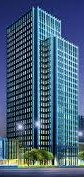
#> input picture Day-3/building-Zoom in.jpg, 84 x 177 px
$ python Brute_Force.py
#> lines starting #> are read from the running program, lines starting #| are printed output that depends on the picture
import cv2
import matplotlib.pyplot as plt

img1 = cv2.imread("building-Zoom in.jpg")
#> img1 is the input picture: shape (177, 84, 3); mean B, G, R 120.1, 95.2, 68.9
img2 = cv2.imread("building-Zoom Out.jpg")
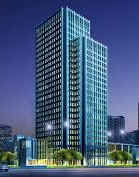
#> input picture Day-3/building-Zoom Out.jpg, 139 x 177 px
#> img2 is the input picture: shape (177, 139, 3); mean B, G, R 124.2, 90.3, 69.4

#ORB Keypoint Extractor
orb = cv2.ORB_create()
kp1,des1 = orb.detectAndCompute(img1,None)
#> kp1 = 193 keypoints; strongest (x, y, size): (41, 134, 31), (41, 132, 31), (41, 142, 31), (39, 132, 31)
kp2,des2 = orb.detectAndCompute(img2,None)
#> kp2 = 284 keypoints; strongest (x, y, size): (70, 137, 31), (70, 132, 31), (68, 132, 31), (70, 110, 31)

Brute_force = cv2.BFMatcher(cv2.NORM_HAMMING, crossCheck=True)
matches = Brute_force.match(des1, des2)
#> matches = 105 matches

matches = sorted(matches, key=lambda x: x.distance)

result = cv2.drawMatches(img1, kp1 , img2, kp2, matches[:30],None,flags = 2)
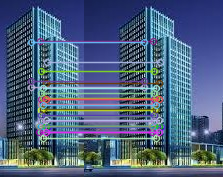
#> result: shape (177, 223, 3); mean B, G, R 125.5, 96.9, 77

plt.imshow(cv2.cvtColor(result,cv2.COLOR_BGR2RGB))
plt.show()
